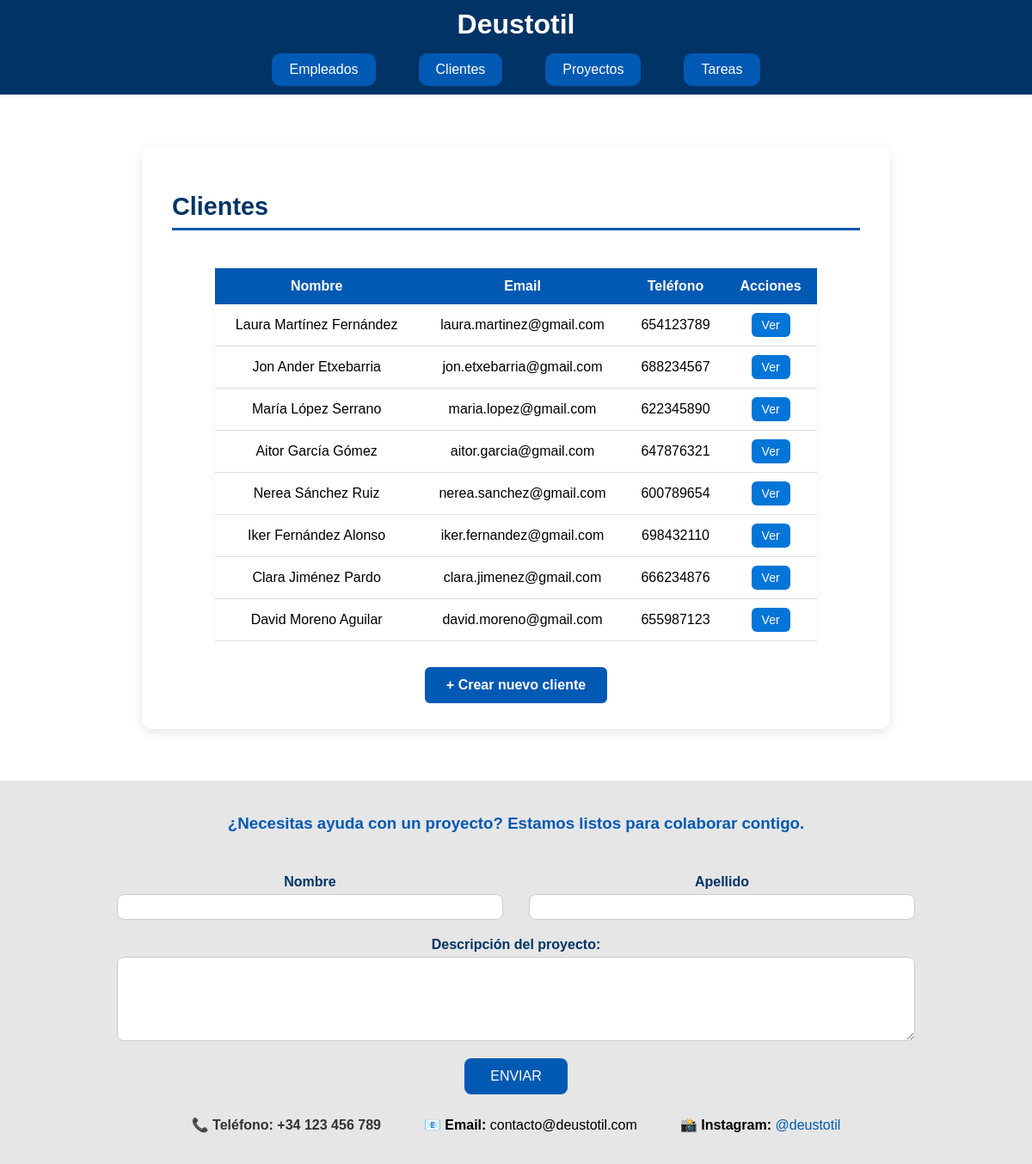
The app's page /deustotil/lista_cliente (signed in) with its own data.
### appEmpresaDjango/models.py (models this page shows, shortened)
class Cliente(models.Model):
    nombre = models.CharField(max_length=100)
    email = models.EmailField()
    telefono = models.CharField(max_length=20)
    direccion = models.TextField()

### appEmpresaDjango/views.py (the view)
# urls.py: path('lista_cliente', views.ListClienteView.as_view(), name='lista_cliente'),
class ListClienteView(LoginRequiredMixin, ListView):
    model = Cliente
    queryset = Cliente.objects.all()
    login_url = '/login/'

### appEmpresaDjango/templates/appEmpresaDjango/cliente_list.html
{% extends "base.html" %}
{% block content %}
<section id="contenido" class="seccion-contenido">
    <h2 class="titulo-seccion">Clientes</h2>
    <div class="tabla-contenedor">
        <table class="tabla-datos">
            <thead>
                <tr>
                    <th>Nombre</th>
                    <th>Email</th>
                    <th>Teléfono</th>
                    <th>Acciones</th>
                </tr>
            </thead>
            <tbody>
                {% for lista_cliente in object_list %}
                <tr>
                    <td>{{ lista_cliente.nombre }}</td>
                    <td>{{ lista_cliente.email }}</td>
                    <td>{{ lista_cliente.telefono }}</td>
                    <td>
                        <a href="{% url 'detalles_cliente' lista_cliente.id %}" class="boton-ver">Ver</a>
                    </td>
                </tr>
                {% empty %}
                <tr>
                    <td colspan="4" class="mensaje-vacio">No hay clientes registrados.</td>
                </tr>
                {% endfor %}
            </tbody>
        </table>
    </div>
    <div class="bloque-centrado">
        <a href="{% url 'crear_cliente' %}" class="boton-nuevo">
            + Crear nuevo cliente
        </a>
    </div>
</section>
{% endblock %}

### appEmpresaDjango/static/css/estilo.css (style rules this page uses)
.seccion-contenido { max-width: 800px; margin: 40px auto; background-color: #ffffff; padding: 30px 35px; border-radius: 12px; box-shadow: 0 4px 12px rgba(0, 0, 0, 0.1); transition: box-shadow 0.3s ease, transform 0.3s ease; }
.titulo-seccion { color: #003366; font-size: 1.8rem; font-weight: 600; margin-bottom: 24px; border-bottom: 3px solid #0059b3; padding-bottom: 8px; transition: color 0.3s ease, border-color 0.3s ease; }
.boton-nuevo { display: inline-block; background-color: #0059b3; color: white; padding: 12px 25px; border-radius: 6px; text-decoration: none; font-weight: 600; }
.cuerpo-principal { font-family: Arial, sans-serif; background-color: #f2f2f2; margin: 0; padding: 0; }
.tabla-contenedor { display: flex; justify-content: center; overflow-x: auto; }
.tabla-datos { width: 100%; max-width: 700px; border-collapse: collapse; text-align: center; font-family: Arial, sans-serif; margin-top: 20px; box-shadow: 0 2px 8px rgba(0, 0, 0, 0.05); }
.tabla-datos th { background-color: #0059b3; color: white; padding: 12px; }
.tabla-datos td { padding: 10px; border-bottom: 1px solid #ddd; }
.boton-ver { background-color: #0275d8; color: white; padding: 6px 12px; border-radius: 6px; text-decoration: none; font-size: 14px; display: inline-block; transition: background-color 0.3s ease; }
.bloque-centrado { text-align: center; margin-top: 30px; }

### records on screen
Cliente: nombre "Laura Martínez Fernández", email "laura.martinez@gmail.com", telefono "654123789"
Cliente: nombre "Jon Ander Etxebarria", email "jon.etxebarria@gmail.com", telefono "688234567"
Cliente: nombre "María López Serrano", email "maria.lopez@gmail.com", telefono "622345890"
Cliente: nombre "Aitor García Gómez", email "aitor.garcia@gmail.com", telefono "647876321"
Cliente: nombre "Nerea Sánchez Ruiz", email "nerea.sanchez@gmail.com", telefono "600789654"
Cliente: nombre "Iker Fernández Alonso", email "iker.fernandez@gmail.com", telefono "698432110"
Cliente: nombre "Clara Jiménez Pardo", email "clara.jimenez@gmail.com", telefono "666234876"
Cliente: nombre "David Moreno Aguilar", email "david.moreno@gmail.com", telefono "655987123"
